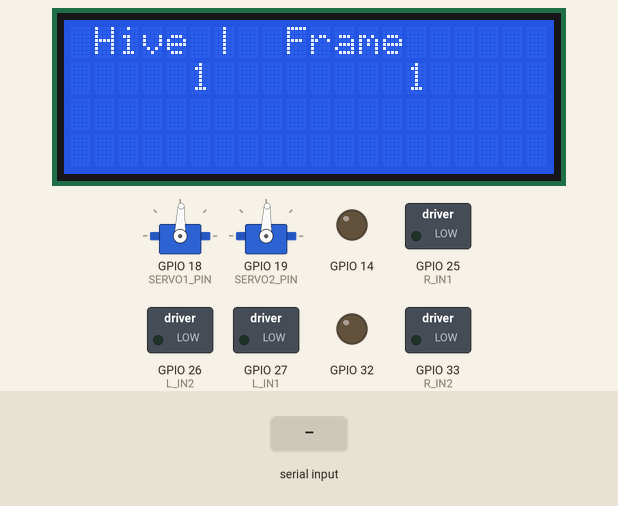
Recording of a sketch running on a simulated ESP32. On the bench: 20×4 character LCD, 2 × servo, switched loads named in the sketch (green lamp = pin HIGH), output pins drawn as LEDs (lit = HIGH). The test bench sets the inputs (shaded band). Nothing arrives over Bluetooth unless stated; servo pulses on a pin are drawn as a servo (544–2400 µs = 0–180°); pins used as bus, display or sensor lines are not drawn; what the sketch prints to the serial monitor is not drawn.

Above: at 1.2 s.
1.3 s: "SWEEP_BEE\n" received over the second serial link
At 1.45 s:
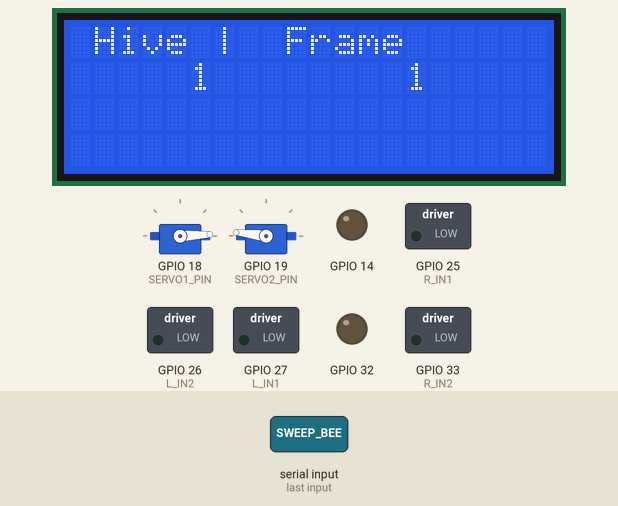
3.7 s: "SWEEP_CELL\n" received over the second serial link
At 5.05 s:
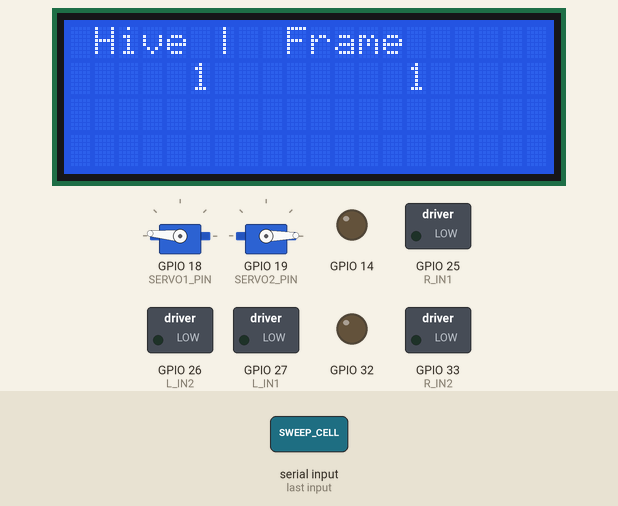
6.1 s: "FINISH_CAP\n" received over the second serial link
At 6.26 s:
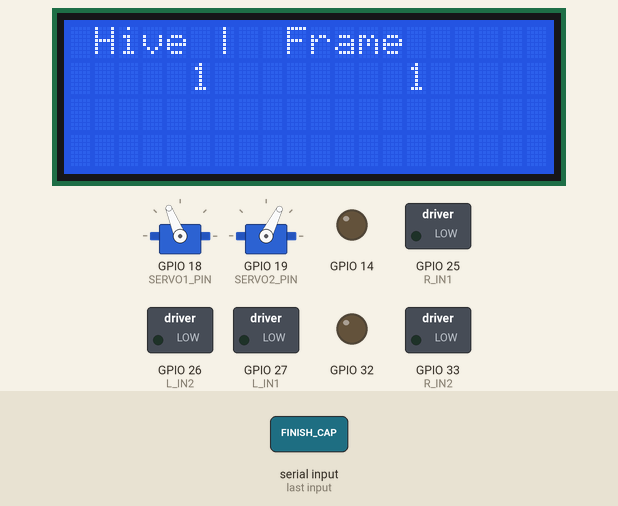
Timing chart, 0 to 11.1 s (numbered marks = the images above; inputs shaded):
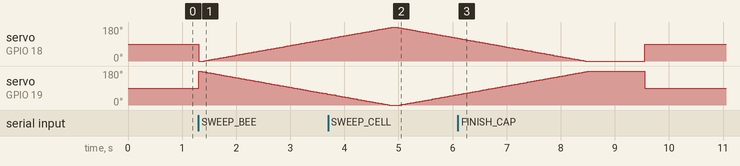

Measured:
- by itself, servo on GPIO 19 (SERVO2_PIN): rises from 55° to 180° in 2.4 s, then falls to 88° in 1.0 s

The sketch:

system_esp32_1.ino
```cpp
#include <Wire.h>
#include <LiquidCrystal_I2C.h>
#include <ps5Controller.h>
#include <Arduino.h>
#include <math.h>
#include <HardwareSerial.h>

bool isSweeping = false;
unsigned long lastStepTime = 0;
int currentStep = 0;
int totalSteps = 0;
int s1_start, s1_end, s2_start, s2_end;
int currentStepDelay = 20;

// ==========================
// LCD Config
// ==========================
LiquidCrystal_I2C lcd(0x27, 20, 4);
int hiveNo = 1;
int stationNo = 1;

// ==========================
// UART Config
// ==========================
HardwareSerial MySerial(1);  // use UART1

// ==========================
// Motor Pins & PWM Config
// ==========================
#define L_IN1 27
#define L_IN2 26
// #define L_IN1 27 // Duplicate removed
// #define L_IN2 26 // Duplicate removed
#define L_EN  14  // PWM

#define R_IN1 25
#define R_IN2 33
#define R_EN  32  // PWM

const int MOTOR_FREQ = 30000;
const int MOTOR_RESOLUTION = 8;
const int MAX_SPEED = 250;

const float LEFT_CALIBRATION = 1.05;
const float RIGHT_CALIBRATION = 1.00;

float currentLeft = 0;
float currentRight = 0;
const float MOTOR_RAMP_STEP = 0.08;

// ==========================
// Servo Pins & PWM Config
// ==========================
#define SERVO1_PIN 18
#define SERVO2_PIN 19
#define SERVO1_CH  2
#define SERVO2_CH  3

const int SERVO_MIN_US = 500;
const int SERVO_MAX_US = 2400;
const int SERVO_FREQ   = 50;

bool sweepToggle = false;

// ==========================
// Button state tracking
// ==========================
bool upPrev = false;
bool downPrev = false;
bool leftPrev = false;
bool rightPrev = false;
bool trianglePrev = false;
bool CirclePrev = false;

// ==========================
// Non-blocking UART receive buffer
// ==========================
char uartBuf[128];
uint8_t uartIdx = 0;

// ==========================
// Non-blocking servo sweep state
// ==========================
bool sweepActive = false;
unsigned long sweepLastMs = 0;
int sweepStep = 0;
int sweepStepsTotal = 0;
int sweepFrom1 = 0, sweepTo1 = 0;
int sweepFrom2 = 0, sweepTo2 = 0;
int sweepDelayMs = 20;

// ==========================
// Trigger
// ==========================
// ENSURE THIS MATCHES YOUR WIRING (Moved to 23 based on previous conversation)
#define PIN_TRIG_FINISH 23
#define PIN_TRIG_ERROR  13
#define PIN_TRIG_CELL   2
#define PIN_TRIG_BEE    15

// ==========================
// Motor Functions
// ==========================
void setupMotor(int enPin, int channel) {
  pinMode(enPin, OUTPUT);
  ledcSetup(channel, MOTOR_FREQ, MOTOR_RESOLUTION);
  ledcAttachPin(enPin, channel);
}

void setMotor(int in1, int in2, int pwmChannel, float speed) {
  speed = constrain(speed, -1.0, 1.0);

  if (speed > 0) {
    digitalWrite(in1, HIGH);
    digitalWrite(in2, LOW);
  } else if (speed < 0) {
    digitalWrite(in1, LOW);
    digitalWrite(in2, HIGH);
  } else {
    digitalWrite(in1, LOW);
    digitalWrite(in2, LOW);
  }

  int pwm = abs(speed) * MAX_SPEED;
  ledcWrite(pwmChannel, pwm);
}

float rampMotor(float current, float target, float step) {
  if (fabs(target - current) < step) return target;
  return current + step * ((target > current) ? 1 : -1);
}

// ==========================
// Servo Functions
// ==========================
int angleToDuty(int angle) {
  int us = map(angle, 0, 180, SERVO_MIN_US, SERVO_MAX_US);
  int duty = (int)(((float)us / 20000.0f) * 65535.0f);
  return duty;
}

void setServo(int channel, int angle) {
  ledcWrite(channel, angleToDuty(angle));
}

void moveServosTogether(int ch1, int from1, int to1,
                        int ch2, int from2, int to2,
                        int stepDelay = 10) {
  int steps = max(abs(to1 - from1), abs(to2 - from2));
  if (steps == 0) return;

  for (int i = 0; i <= steps; i++) {
    // Calculate progress as a percentage (0.0 to 1.0)
    float progress = (float)i / (float)steps;

    // Linear interpolation: Start + (Total Distance * Progress)
    int a1 = from1 + (int)((to1 - from1) * progress);
    int a2 = from2 + (int)((to2 - from2) * progress);

    setServo(ch1, a1);
    setServo(ch2, a2);
    delay(stepDelay);
  }
}

// ==========================
// UART message handler
// ==========================
void handleUartMessage(const String &msgIn) {
  String msg = msgIn;
  msg.trim();
  if (msg.length() == 0) return;

  // --- DEBUGGING PRINT ---
  // This will show exactly what came in from the Pi
  Serial.print("DEBUG RX: [");
  Serial.print(msg);
  Serial.println("]");
  // ----------------------

  if (msg.equalsIgnoreCase("SWEEP_BEE")) {
    Serial.println("Action: SWEEP_BEE triggered");
    // toggle sweep non-blocking
    if (!sweepToggle) {
      moveServosTogether(SERVO1_CH, 0, 180, SERVO2_CH, 180, 0, 20);
      sweepToggle = true;
    } else {
      moveServosTogether(SERVO1_CH, 180, 0, SERVO2_CH, 0, 180, 20);
      sweepToggle = false;
    }
    // send single-line confirmation
    String out = "FINISH_BEE,HIVE=" + String(hiveNo) + ",NO=" + String(stationNo);
    MySerial.println(out);
    return;
  }

  if (msg.equalsIgnoreCase("SWEEP_CELL")) {
    Serial.println("Action: SWEEP_CELL triggered");
    // toggle sweep non-blocking
    if (!sweepToggle) {
      moveServosTogether(SERVO1_CH, 0, 180, SERVO2_CH, 180, 0, 20);
      sweepToggle = true;
    } else {
      moveServosTogether(SERVO1_CH, 180, 0, SERVO2_CH, 0, 180, 20);
      sweepToggle = false;
    }
    // send single-line confirmation
    String out = "FINISH_CELL,HIVE=" + String(hiveNo) + ",NO=" + String(stationNo);
    MySerial.println(out);
    return;
  }

  if (msg.equalsIgnoreCase("FINISH_CAP")) {
    Serial.println("Action: FINISH triggered (Firing Pin 23)");
    digitalWrite(PIN_TRIG_FINISH, HIGH);
    delay(1000);
    digitalWrite(PIN_TRIG_FINISH, LOW);
    setServo(SERVO1_CH, 90);
    setServo(SERVO2_CH, 90);

    return;
  }

  if (msg.equalsIgnoreCase("ERROR")) {
    Serial.println("Action: ERROR triggered");
    digitalWrite(PIN_TRIG_ERROR, HIGH);
    delay(1000);
    digitalWrite(PIN_TRIG_ERROR, LOW);
    return;
  }
}

// ==========================
// Setup
// ==========================
void setup() {
  // Start Debug Serial (USB to Computer)
  Serial.begin(115200);
  Serial.println("ESP32 Main Controller Started. Waiting for Pi5...");

  // --- FIX: Force triggers LOW immediately ---
  // We do this before setting pinMode to OUTPUT to prevent glitches
  digitalWrite(PIN_TRIG_FINISH, LOW);
  digitalWrite(PIN_TRIG_ERROR, LOW);
  digitalWrite(PIN_TRIG_CELL, LOW);
  digitalWrite(PIN_TRIG_BEE, LOW);

  pinMode(PIN_TRIG_FINISH, OUTPUT);
  pinMode(PIN_TRIG_ERROR, OUTPUT);
  pinMode(PIN_TRIG_CELL, OUTPUT);
  pinMode(PIN_TRIG_BEE, OUTPUT);

  // LCD init
  Wire.begin(21, 22);
  lcd.begin();
  lcd.backlight();
  lcd.setCursor(0, 0);
  lcd.print(" Hive |  Frame  ");
  lcd.setCursor(5, 1);
  lcd.print(hiveNo);
  lcd.setCursor(14, 1);
  lcd.print(stationNo);

  // UART init (UART1: RX=16, TX=17) - Connection to Pi5
  MySerial.begin(9600, SERIAL_8N1, 16, 17);

  // Motor pins
  pinMode(L_IN1, OUTPUT); pinMode(L_IN2, OUTPUT);
  pinMode(R_IN1, OUTPUT); pinMode(R_IN2, OUTPUT);
  setupMotor(L_EN, 0);
  setupMotor(R_EN, 1);

  // Servo PWM
  ledcSetup(SERVO1_CH, SERVO_FREQ, 16);
  ledcSetup(SERVO2_CH, SERVO_FREQ, 16);
  ledcAttachPin(SERVO1_PIN, SERVO1_CH);
  ledcAttachPin(SERVO2_PIN, SERVO2_CH);
  setServo(SERVO1_CH, 90);
  setServo(SERVO2_CH, 90);

  // PS5 Controller
  ps5.attachOnConnect([](){ Serial.println("PS5 Connected."); });
  ps5.attachOnDisconnect([](){ Serial.println("PS5 Disconnected!"); });
  ps5.begin("10:18:49:7D:6D:F4");
  Serial.println("Waiting for PS5 Controller...");
}

// ==========================
// Loop
// ==========================
void loop() {
  // keep loop responsive for Bluetooth stack
  if (!ps5.isConnected()) {
    // still process UART messages even if PS5 disconnected
    while (MySerial.available()) {
      char c = MySerial.read();
      if (c == '\r') continue;
      if (c == '\n') {
        uartBuf[uartIdx] = '\0';
        handleUartMessage(String(uartBuf));
        uartIdx = 0;
      } else {
        if (uartIdx < sizeof(uartBuf) - 1) uartBuf[uartIdx++] = c;
      }
    }
    delay(10);
    return;
  }

  // --- LCD Control (button presses) ---
  bool upNow = ps5.Up();
  bool downNow = ps5.Down();
  bool leftNow = ps5.Left();
  bool rightNow = ps5.Right();

  if (upNow && !upPrev) {
    hiveNo++;
    if (hiveNo > 99) hiveNo = 1;
    lcd.setCursor(5, 1); lcd.print("   ");
    lcd.setCursor(5, 1); lcd.print(hiveNo);
  }
  if (downNow && !downPrev) {
    hiveNo--;
    if (hiveNo < 1) hiveNo = 99;
    lcd.setCursor(5, 1); lcd.print("   ");
    lcd.setCursor(5, 1); lcd.print(hiveNo);
  }
  if (rightNow && !rightPrev) {
    stationNo++;
    if (stationNo > 9) stationNo = 1;
    lcd.setCursor(14, 1); lcd.print("   ");
    lcd.setCursor(14, 1); lcd.print(stationNo);
  }
  if (leftNow && !leftPrev) {
    stationNo--;
    if (stationNo < 1) stationNo = 9;
    lcd.setCursor(14, 1); lcd.print("   ");
    lcd.setCursor(14, 1); lcd.print(stationNo);
  }

  upPrev = upNow; downPrev = downNow;
  leftPrev = leftNow; rightPrev = rightNow;
  // -----------------------

  // --- Motor Control ---
  float forward = -ps5.RStickX() / 128.0;
  float turn    = ps5.LStickY() / 128.0;
  if (fabs(forward) < 0.08) forward = 0;
  if (fabs(turn) < 0.08) turn = 0;

  float leftTarget  = forward + turn;
  float rightTarget = forward - turn;
  float maxVal = max(fabs(leftTarget), fabs(rightTarget));
  if (maxVal > 1.0) {
    leftTarget  /= maxVal;
    rightTarget /= maxVal;
  }
  leftTarget  = copysign(pow(fabs(leftTarget), 1.5), leftTarget);
  rightTarget = copysign(pow(fabs(rightTarget), 1.5), rightTarget);

  if (forward != 0) {
    currentLeft  = rampMotor(currentLeft,  leftTarget,  MOTOR_RAMP_STEP);
    currentRight = rampMotor(currentRight, rightTarget, MOTOR_RAMP_STEP);
  } else {
    currentLeft  = leftTarget;
    currentRight = rightTarget;
  }

  setMotor(L_IN1, L_IN2, 0, currentLeft * LEFT_CALIBRATION);
  setMotor(R_IN1, R_IN2, 1, currentRight * RIGHT_CALIBRATION);
  // -----------------------

  // --- Non-blocking UART receive handling ---
  while (MySerial.available()) {
    char c = MySerial.read();
    if (c == '\r') continue;
    if (c == '\n') {
      uartBuf[uartIdx] = '\0';
      handleUartMessage(String(uartBuf));
      uartIdx = 0;
    } else {
      if (uartIdx < sizeof(uartBuf) - 1) uartBuf[uartIdx++] = c;
    }
  }
  // -----------------------

  // --- Send hive/station info via UART only once per Triangle press ---
  bool triangleNow = ps5.Triangle();
  if (triangleNow && !trianglePrev) {
    // send single-line message (fast)
    moveServosTogether(SERVO1_CH, 90, 0, SERVO2_CH, 90, 180, 10);
    delay(20000);
    digitalWrite(PIN_TRIG_BEE, HIGH);
    delay(2500);
    digitalWrite(PIN_TRIG_BEE, LOW);
    String out = "Capture Bee,HIVE=" + String(hiveNo) + ",NO=" + String(stationNo);
    MySerial.println(out);
    Serial.println("Sent Command: " + out); // Debug
  }
  trianglePrev = triangleNow;

  bool CircleNow = ps5.Circle();
  if (CircleNow && !CirclePrev) {
    moveServosTogether(SERVO1_CH, 90, 0, SERVO2_CH, 90, 180, 10);
    delay(20000);
    digitalWrite(PIN_TRIG_CELL, HIGH);
    delay(2500);
    digitalWrite(PIN_TRIG_CELL, LOW);
    // send single-line message (fast)
    String out = "Capture Cell,HIVE=" + String(hiveNo) + ",NO=" + String(stationNo);
    MySerial.println(out);
    Serial.println("Sent Command: " + out); // Debug
  }
  CirclePrev = CircleNow;

  delay(10);
}
```
